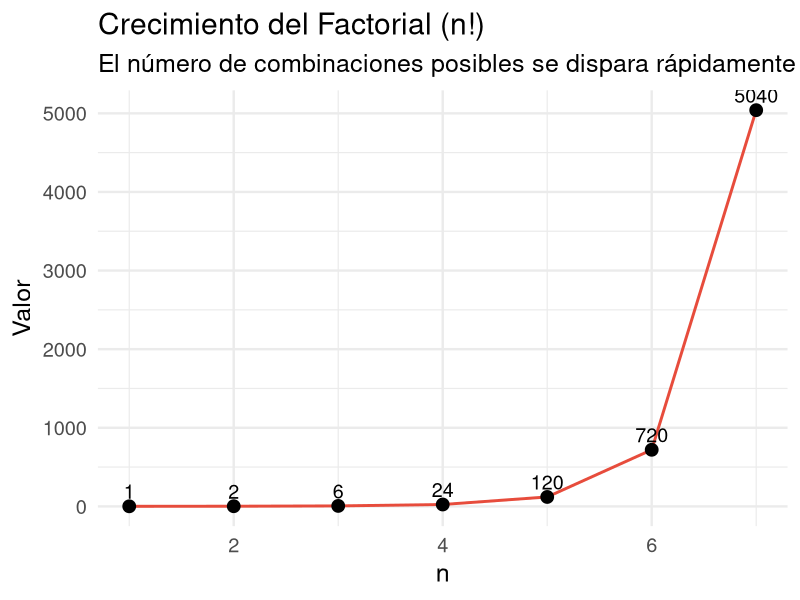
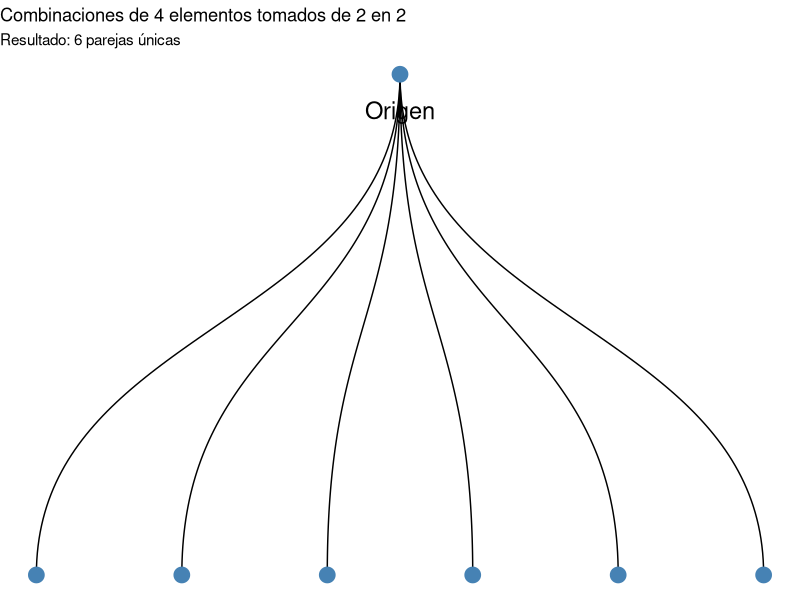
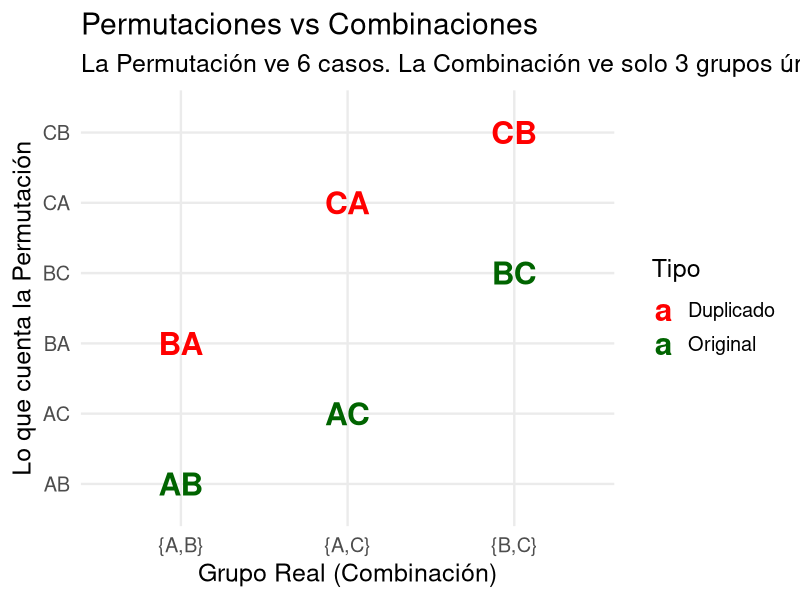

Source code (R) for these figures, in order:
## ---- chunk 1
#| fig.align: center

library(tidyverse)
df_fac <- data.frame(n = 1:7, factorial = factorial(1:7))

ggplot(df_fac, aes(x=n, y=factorial)) +
  geom_line(color="#E74C3C", size=1) +
  geom_point(size=4) +
  geom_text(aes(label=factorial), vjust=-0.5, size=5) +
  labs(title = "Crecimiento del Factorial (n!)",
       subtitle = "El número de combinaciones posibles se dispara rápidamente",
       y = "Valor") +
  theme_minimal(base_size = 18)
## ---- chunk 2
#| fig.align: center
library(ggraph)
library(igraph)

# Creamos las combinaciones
combs <- t(combn(LETTERS[1:4], 2))
df_graph <- data.frame(from=rep("Origen", 6), 
                       to=paste(combs[,1], combs[,2], sep="-"))

# Grafo simple
grafo <- graph_from_data_frame(df_graph)
ggraph(grafo, layout = 'dendrogram', circular = FALSE) + 
  geom_edge_diagonal() +
  geom_node_point(color="steelblue", size=5) +
  geom_node_text(aes(label=name), vjust=2.5, size=6) +
  labs(title = "Combinaciones de 4 elementos tomados de 2 en 2",
       subtitle = "Resultado: 6 parejas únicas") +
  theme_void() +
  coord_cartesian(clip = "off")
## ---- chunk 3
#| fig.align: center
#| fig.height: 5

library(tidyverse)

# Datos: Permutaciones de 3 letras tomadas de 2 en 2
datos <- data.frame(
  Permutacion = c("AB", "BA", "AC", "CA", "BC", "CB"),
  Grupo = c("{A,B}", "{A,B}", "{A,C}", "{A,C}", "{B,C}", "{B,C}"),
  Tipo = c("Original", "Duplicado", "Original", "Duplicado", "Original", "Duplicado")
)

ggplot(datos, aes(x=Grupo, y=Permutacion, color=Tipo)) +
  geom_text(aes(label=Permutacion), size=8, fontface="bold") +
  scale_color_manual(values=c("red", "darkgreen")) +
  labs(title = "Permutaciones vs Combinaciones",
       subtitle = "La Permutación ve 6 casos. La Combinación ve solo 3 grupos únicos.",
       x = "Grupo Real (Combinación)", y = "Lo que cuenta la Permutación") +
  theme_minimal(base_size = 18)
## ---- chunk 4
#| echo: true
choose(10, 2) == choose(10, 8)
